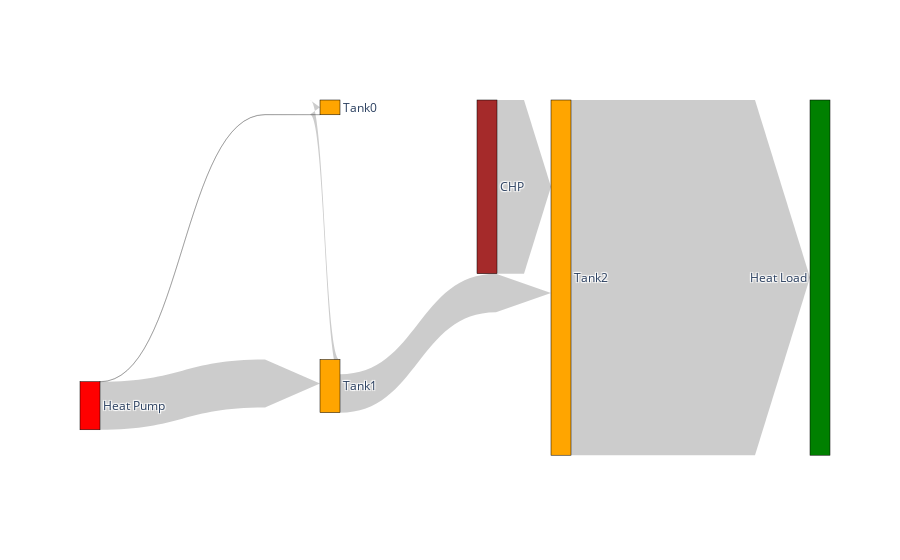

The notebook cell this image was saved under:
### Code cell
fig = go.Figure(data=[go.Sankey(
    arrangement = "snap",
    valuesuffix = "Wh",
    node = dict(
      pad = 10,
    #   thickness = 20,
      line = dict(color = "black", width = 0.5),
      label = ["Heat Pump", "Tank0", "Tank1", "Tank2", "Heat Load", "CHP"],
      x = [0, 0.35, 0.5, 0.65, 1,0.55],
      y = [0,-0.5,0.0,0.35,-0.2, -0.4],
    #   color = "blue"
      color = ['Red', 'Orange', 'Orange', 'Orange', 'Green', 'Brown']
    ),
    link = dict(
      arrowlen = 55,
      # source = [0, 1, 2,3, 4, 1,5], # indices correspond to labels, eg A1, A2, A1, B1, ...
      # target = [2, 2, 3,4, 1, 0,3],
      source = sources,
      target = targets,
      value = vals
    #   curve = [0, 0, 0, 0.5, 0]
  ))],
  layout = dict()
  )

fig.show()

### Figure 1 — Plotly figure (JSON) as saved in the notebook; plotly's stock layout.template omitted (floating-point values rounded to 4 significant figures)
{"data": [{"arrangement": "snap", "link": {"arrowlen": 55, "source": [0, 2, 2, 3, 4, 0, 5], "target": [2, 1, 3, 4, 1, 1, 3], "value": [3112000.0, 946200.0, 2500000.0, 23070000.0, 0, 13600.0, 11280000.0, 11280000.0]}, "node": {"color": ["Red", "Orange", "Orange", "Orange", "Green", "Brown"], "label": ["Heat Pump", "Tank0", "Tank1", "Tank2", "Heat Load", "CHP"], "line": {"color": "black", "width": 0.5}, "pad": 10, "x": [0, 0.35, 0.5, 0.65, 1, 0.55], "y": [0, -0.5, 0, 0.35, -0.2, -0.4]}, "type": "sankey", "valuesuffix": "Wh"}], "layout": {}}
